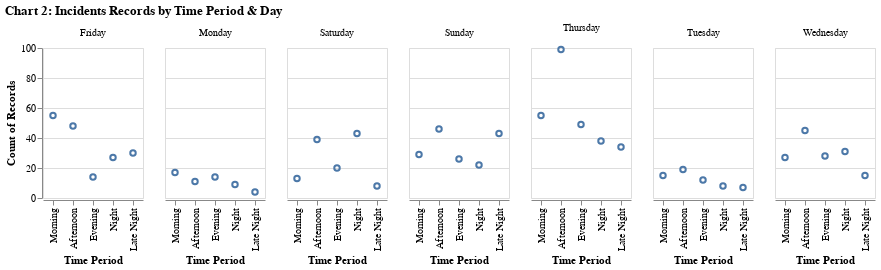

Write notebook code for a chart like this one.
### Markdown cell above
## !! some explanation ##

### Code cell
day_time = alt.Chart(data).mark_point().encode(
    x = alt.X('time_period',title='Time Period',sort=['Morning', 'Afternoon','Evening','Night','Late Night']),
    y = alt.Y('count()', title = 'Count of Records')
).properties(height = 150).facet(
    facet = alt.Facet('incident_day_of_week',title=None,
                      
                      ),
    title = 'Chart 2: Incidents Records by Time Period & Day'
)


# FacetedEncoding(angle=45, title=None, 
#                       sort=['Morning','Afternoon','Evening','Night','Late Night']),
     

#title = 'Chart 2: Incidents Records by Time Period & Day'


   
day_time

### Figure 1 — Vega-Lite specification as saved in the notebook (floating-point values rounded to 4 significant figures; data arrays with more than 128 entries replaced by an {"elided": "..."} marker saying what was removed)
{"config": {"view": {"continuousWidth": 300, "continuousHeight": 300}}, "data": {"name": "data-8c5752ab02acd1bbc85392d8d0ea856e"}, "facet": {"field": "incident_day_of_week", "title": null, "type": "nominal"}, "spec": {"mark": {"type": "point"}, "encoding": {"x": {"field": "time_period", "sort": ["Morning", "Afternoon", "Evening", "Night", "Late Night"], "title": "Time Period", "type": "nominal"}, "y": {"aggregate": "count", "title": "Count of Records", "type": "quantitative"}}, "height": 150}, "title": "Chart 2: Incidents Records by Time Period & Day", "$schema": "https://vega.github.io/schema/vega-lite/v5.16.3.json", "datasets": {"data-8c5752ab02acd1bbc85392d8d0ea856e": {"elided": "1000 records"}}}
